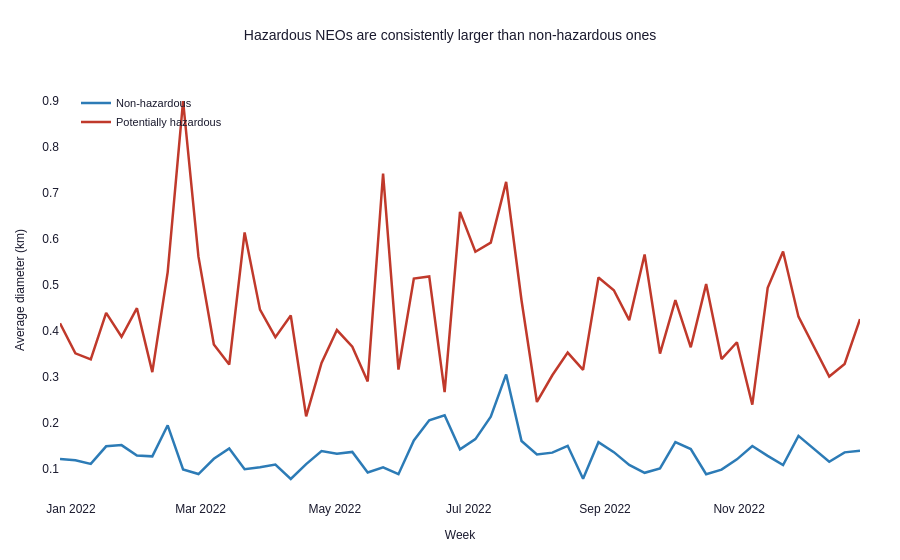

Write notebook code for a chart like this one.
### Markdown cell above
**Textbook Practice**: Make a visualization as an evidence for your conclusion on the hazardousness. Apply the principle of "choosing an effective visual" in Chapter 2 to make this visualization. You need to explain how the principles below are used for making this plot:
- "Choose an appropriate display" (Chapter 2)
- "Eliminate clutter" (Chapter 3)
- "Draw attention there you want it" (Chapter 4)
- "Think like a designer" (Chapter 5)

### Code cell
import plotly.express as px
import plotly.graph_objects as go
from plotly.subplots import make_subplots
import pandas as pd

# Example: assuming you have 'df' loaded with NEO data
# This code creates the summary visualization for Task 5

# Group by week and hazard status, then calculate mean diameter for each group
avg_by_week = (df.groupby(['week', 'hazardous'])['size_avg_km']
                 .mean()
                 .reset_index())

# Create readable labels for the legend
avg_by_week['hazardous_label'] = avg_by_week['hazardous'].map(
    {True: 'Potentially hazardous', False: 'Non-hazardous'})

# Build line chart with custom colors and labels
# PRINCIPLE 2: Choose an appropriate display - line chart shows trends over time
fig = px.line(
    avg_by_week,
    x='week',
    y='size_avg_km',
    color='hazardous_label',
    color_discrete_map={
        'Potentially hazardous': '#c0392b',  # Red signals danger (preattentive)
        'Non-hazardous':         '#2c7bb6',  # Blue neutral background
    },
    title='Hazardous NEOs are consistently larger than non-hazardous ones',
    labels={
        'week':            'Week',
        'size_avg_km':     'Average diameter (km)',
        'hazardous_label': '',  # Hide legend label - color speaks for itself
    },
)

# PRINCIPLE 3: Eliminate clutter - remove unnecessary visual noise
# PRINCIPLE 4: Draw attention - use color as preattentive attribute
# PRINCIPLE 5: Think like a designer - clean, professional styling
fig.update_layout(
    plot_bgcolor='white',           # Clean white background, no gridlines
    paper_bgcolor='white',
    title_font=dict(size=14, color='#1a1a2e'),  # Dark title for readability
    title_x=0.5,                    # Center the title
    xaxis=dict(
        title_font=dict(size=12),
        showgrid=False,             # No gridlines - eliminates clutter
        zeroline=False,
    ),
    yaxis=dict(
        title_font=dict(size=12),
        showgrid=False,             # No gridlines
        zeroline=False,
    ),
    # Transparent legend with minimal font
    legend=dict(
        bgcolor='rgba(0,0,0,0)',    # Transparent background
        font=dict(size=11),
        x=0.02,                     # Position in top-left
        y=0.98,
        xanchor='left',
        yanchor='top',
    ),
    margin=dict(l=60, r=40, t=80, b=60),  # Balanced whitespace
    hovermode='x unified',          # Clean hover tooltip
    font=dict(family='Arial, sans-serif', color='#1a1a2e'),
)

# Update line styling for visual clarity
fig.update_traces(
    line=dict(width=2.5),  # Slightly thicker lines for visibility
    hovertemplate='<b>%{customdata}</b><br>Week %{x}<br>Avg diameter: %{y:.2f} km<extra></extra>',
)

# Add custom data for hover
fig.data[0].customdata = ['Potentially hazardous'] * len(fig.data[0].x)
fig.data[1].customdata = ['Non-hazardous'] * len(fig.data[1].x)

fig.show()

### Figure 1 — Plotly figure (JSON) as saved in the notebook; plotly's stock layout.template omitted (floating-point values rounded to 4 significant figures)
{"data": [{"customdata": ["Potentially hazardous", "Potentially hazardous", "Potentially hazardous", "Potentially hazardous", "Potentially hazardous", "Potentially hazardous", "Potentially hazardous", "Potentially hazardous", "Potentially hazardous", "Potentially hazardous", "Potentially hazardous", "Potentially hazardous", "Potentially hazardous", "Potentially hazardous", "Potentially hazardous", "Potentially hazardous", "Potentially hazardous", "Potentially hazardous", "Potentially hazardous", "Potentially hazardous", "Potentially hazardous", "Potentially hazardous", "Potentially hazardous", "Potentially hazardous", "Potentially hazardous", "Potentially hazardous", "Potentially hazardous", "Potentially hazardous", "Potentially hazardous", "Potentially hazardous", "Potentially hazardous", "Potentially hazardous", "Potentially hazardous", "Potentially hazardous", "Potentially hazardous", "Potentially hazardous", "Potentially hazardous", "Potentially hazardous", "Potentially hazardous", "Potentially hazardous", "Potentially hazardous", "Potentially hazardous", "Potentially hazardous", "Potentially hazardous", "Potentially hazardous", "Potentially hazardous", "Potentially hazardous", "Potentially hazardous", "Potentially hazardous", "Potentially hazardous", "Potentially hazardous", "Potentially hazardous", "Potentially hazardous"], "hovertemplate": "<b>%{customdata}</b><br>Week %{x}<br>Avg diameter: %{y:.2f} km<extra></extra>", "legendgroup": "Non-hazardous", "line": {"color": "#2c7bb6", "dash": "solid", "width": 2.5}, "marker": {"symbol": "circle"}, "mode": "lines", "name": "Non-hazardous", "orientation": "v", "showlegend": true, "type": "scatter", "x": ["2021-12-27T00:00:00.000000000", "2022-01-03T00:00:00.000000000", "2022-01-10T00:00:00.000000000", "2022-01-17T00:00:00.000000000", "2022-01-24T00:00:00.000000000", "2022-01-31T00:00:00.000000000", "2022-02-07T00:00:00.000000000", "2022-02-14T00:00:00.000000000", "2022-02-21T00:00:00.000000000", "2022-02-28T00:00:00.000000000", "2022-03-07T00:00:00.000000000", "2022-03-14T00:00:00.000000000", "2022-03-21T00:00:00.000000000", "2022-03-28T00:00:00.000000000", "2022-04-04T00:00:00.000000000", "2022-04-11T00:00:00.000000000", "2022-04-18T00:00:00.000000000", "2022-04-25T00:00:00.000000000", "2022-05-02T00:00:00.000000000", "2022-05-09T00:00:00.000000000", "2022-05-16T00:00:00.000000000", "2022-05-23T00:00:00.000000000", "2022-05-30T00:00:00.000000000", "2022-06-06T00:00:00.000000000", "2022-06-13T00:00:00.000000000", "2022-06-20T00:00:00.000000000", "2022-06-27T00:00:00.000000000", "2022-07-04T00:00:00.000000000", "2022-07-11T00:00:00.000000000", "2022-07-18T00:00:00.000000000", "2022-07-25T00:00:00.000000000", "2022-08-01T00:00:00.000000000", "2022-08-08T00:00:00.000000000", "2022-08-15T00:00:00.000000000", "2022-08-22T00:00:00.000000000", "2022-08-29T00:00:00.000000000", "2022-09-05T00:00:00.000000000", "2022-09-12T00:00:00.000000000", "2022-09-19T00:00:00.000000000", "2022-09-26T00:00:00.000000000", "2022-10-03T00:00:00.000000000", "2022-10-10T00:00:00.000000000", "2022-10-17T00:00:00.000000000", "2022-10-24T00:00:00.000000000", "2022-10-31T00:00:00.000000000", "2022-11-07T00:00:00.000000000", "2022-11-14T00:00:00.000000000", "2022-11-21T00:00:00.000000000", "2022-11-28T00:00:00.000000000", "2022-12-05T00:00:00.000000000", "2022-12-12T00:00:00.000000000", "2022-12-19T00:00:00.000000000", "2022-12-26T00:00:00.000000000"], "xaxis": "x", "y": [0.1212, 0.1182, 0.1105, 0.1485, 0.1511, 0.1285, 0.1267, 0.1942, 0.09829, 0.08827, 0.1215, 0.144, 0.0988, 0.1029, 0.1089, 0.07754, 0.1098, 0.1382, 0.1325, 0.1364, 0.09176, 0.1031, 0.08794, 0.1613, 0.2052, 0.2158, 0.1419, 0.1641, 0.2128, 0.3047, 0.1601, 0.1308, 0.1348, 0.1496, 0.07804, 0.1575, 0.1359, 0.1082, 0.09097, 0.1006, 0.1575, 0.1426, 0.08794, 0.09795, 0.1202, 0.1493, 0.1278, 0.108, 0.1712, 0.1439, 0.1151, 0.1354, 0.1388], "yaxis": "y"}, {"customdata": ["Non-hazardous", "Non-hazardous", "Non-hazardous", "Non-hazardous", "Non-hazardous", "Non-hazardous", "Non-hazardous", "Non-hazardous", "Non-hazardous", "Non-hazardous", "Non-hazardous", "Non-hazardous", "Non-hazardous", "Non-hazardous", "Non-hazardous", "Non-hazardous", "Non-hazardous", "Non-hazardous", "Non-hazardous", "Non-hazardous", "Non-hazardous", "Non-hazardous", "Non-hazardous", "Non-hazardous", "Non-hazardous", "Non-hazardous", "Non-hazardous", "Non-hazardous", "Non-hazardous", "Non-hazardous", "Non-hazardous", "Non-hazardous", "Non-hazardous", "Non-hazardous", "Non-hazardous", "Non-hazardous", "Non-hazardous", "Non-hazardous", "Non-hazardous", "Non-hazardous", "Non-hazardous", "Non-hazardous", "Non-hazardous", "Non-hazardous", "Non-hazardous", "Non-hazardous", "Non-hazardous", "Non-hazardous", "Non-hazardous", "Non-hazardous", "Non-hazardous", "Non-hazardous", "Non-hazardous"], "hovertemplate": "<b>%{customdata}</b><br>Week %{x}<br>Avg diameter: %{y:.2f} km<extra></extra>", "legendgroup": "Potentially hazardous", "line": {"color": "#c0392b", "dash": "solid", "width": 2.5}, "marker": {"symbol": "circle"}, "mode": "lines", "name": "Potentially hazardous", "orientation": "v", "showlegend": true, "type": "scatter", "x": ["2021-12-27T00:00:00.000000000", "2022-01-03T00:00:00.000000000", "2022-01-10T00:00:00.000000000", "2022-01-17T00:00:00.000000000", "2022-01-24T00:00:00.000000000", "2022-01-31T00:00:00.000000000", "2022-02-07T00:00:00.000000000", "2022-02-14T00:00:00.000000000", "2022-02-21T00:00:00.000000000", "2022-02-28T00:00:00.000000000", "2022-03-07T00:00:00.000000000", "2022-03-14T00:00:00.000000000", "2022-03-21T00:00:00.000000000", "2022-03-28T00:00:00.000000000", "2022-04-04T00:00:00.000000000", "2022-04-11T00:00:00.000000000", "2022-04-18T00:00:00.000000000", "2022-04-25T00:00:00.000000000", "2022-05-02T00:00:00.000000000", "2022-05-09T00:00:00.000000000", "2022-05-16T00:00:00.000000000", "2022-05-23T00:00:00.000000000", "2022-05-30T00:00:00.000000000", "2022-06-06T00:00:00.000000000", "2022-06-13T00:00:00.000000000", "2022-06-20T00:00:00.000000000", "2022-06-27T00:00:00.000000000", "2022-07-04T00:00:00.000000000", "2022-07-11T00:00:00.000000000", "2022-07-18T00:00:00.000000000", "2022-07-25T00:00:00.000000000", "2022-08-01T00:00:00.000000000", "2022-08-08T00:00:00.000000000", "2022-08-15T00:00:00.000000000", "2022-08-22T00:00:00.000000000", "2022-08-29T00:00:00.000000000", "2022-09-05T00:00:00.000000000", "2022-09-12T00:00:00.000000000", "2022-09-19T00:00:00.000000000", "2022-09-26T00:00:00.000000000", "2022-10-03T00:00:00.000000000", "2022-10-10T00:00:00.000000000", "2022-10-17T00:00:00.000000000", "2022-10-24T00:00:00.000000000", "2022-10-31T00:00:00.000000000", "2022-11-07T00:00:00.000000000", "2022-11-14T00:00:00.000000000", "2022-11-21T00:00:00.000000000", "2022-11-28T00:00:00.000000000", "2022-12-05T00:00:00.000000000", "2022-12-12T00:00:00.000000000", "2022-12-19T00:00:00.000000000", "2022-12-26T00:00:00.000000000"], "xaxis": "x", "y": [0.4157, 0.3505, 0.3373, 0.4385, 0.3865, 0.4485, 0.3096, 0.5269, 0.8985, 0.5604, 0.3699, 0.326, 0.6131, 0.4454, 0.3857, 0.4326, 0.2134, 0.3296, 0.4011, 0.365, 0.2893, 0.7411, 0.3152, 0.5128, 0.5175, 0.2663, 0.6578, 0.5712, 0.5909, 0.7228, 0.4652, 0.2448, 0.3029, 0.3522, 0.3145, 0.5153, 0.4874, 0.4225, 0.5653, 0.35, 0.4659, 0.3636, 0.5009, 0.3379, 0.3745, 0.2389, 0.493, 0.5716, 0.4301, 0.3652, 0.3, 0.3274, 0.4249], "yaxis": "y"}], "layout": {"font": {"color": "#1a1a2e", "family": "Arial, sans-serif"}, "hovermode": "x unified", "legend": {"bgcolor": "rgba(0,0,0,0)", "font": {"size": 11}, "title": {"text": ""}, "tracegroupgap": 0, "x": 0.02, "xanchor": "left", "y": 0.98, "yanchor": "top"}, "margin": {"b": 60, "l": 60, "r": 40, "t": 80}, "paper_bgcolor": "white", "plot_bgcolor": "white", "title": {"font": {"color": "#1a1a2e", "size": 14}, "text": "Hazardous NEOs are consistently larger than non-hazardous ones", "x": 0.5}, "xaxis": {"anchor": "y", "domain": [0, 1], "showgrid": false, "title": {"font": {"size": 12}, "text": "Week"}, "zeroline": false}, "yaxis": {"anchor": "x", "domain": [0, 1], "showgrid": false, "title": {"font": {"size": 12}, "text": "Average diameter (km)"}, "zeroline": false}}}
